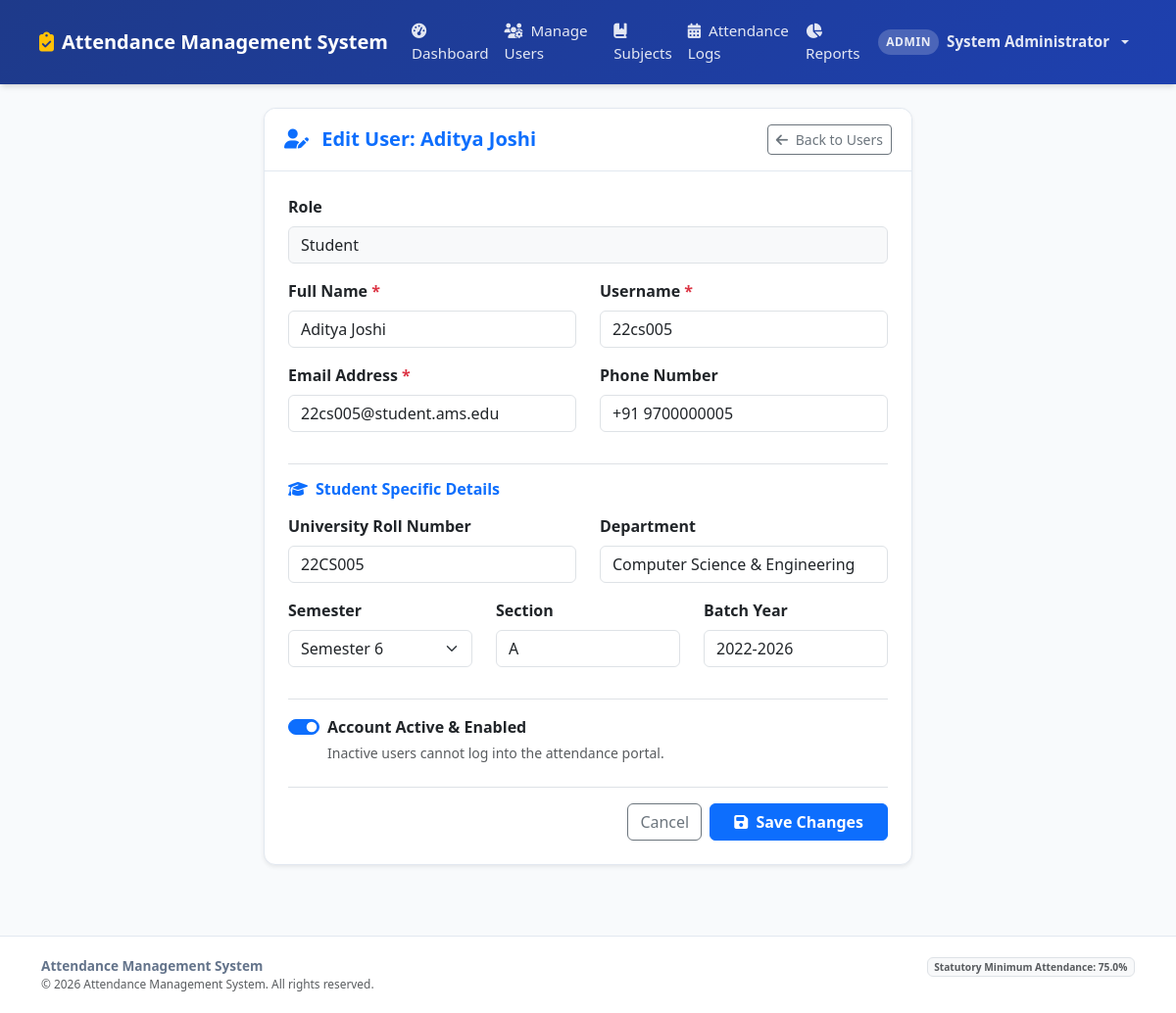
Page /admin/users/edit/11 (signed in) on the committed database.
### tables this page shows
CREATE TABLE users (
        id INTEGER PRIMARY KEY AUTOINCREMENT,
        username TEXT UNIQUE NOT NULL,
        email TEXT UNIQUE NOT NULL,
        password_hash TEXT NOT NULL,
        role TEXT NOT NULL CHECK(role IN ('admin', 'faculty', 'student')),
        full_name TEXT NOT NULL,
        phone TEXT,
        is_active INTEGER NOT NULL DEFAULT 1,
        created_at TIMESTAMP DEFAULT CURRENT_TIMESTAMP
    );

CREATE TABLE students (
        id INTEGER PRIMARY KEY AUTOINCREMENT,
        user_id INTEGER UNIQUE NOT NULL,
        roll_number TEXT UNIQUE NOT NULL,
        department TEXT NOT NULL DEFAULT 'Computer Science & Engineering',
        semester INTEGER NOT NULL DEFAULT 6,
        section TEXT NOT NULL DEFAULT 'A',
        batch_year TEXT NOT NULL DEFAULT '2022-2026',
        FOREIGN KEY (user_id) REFERENCES users(id) ON DELETE CASCADE
    );

### app.py (the view, shortened to what this page needs)
@app.route('/admin/users/edit/<int:user_id>', methods=['GET', 'POST'])
@role_required('admin')
def admin_edit_user(user_id):
    user = models.get_user_by_id(user_id)
    if not user:
        flash("User not found.", "danger")
        return redirect(url_for('admin_users'))
    subjects = models.get_all_subjects()
    return render_template('admin/user_form.html', mode='edit', user=user, subjects=subjects)

### app.py (called while the page is built, shortened)
def role_required(*allowed_roles):
    def decorator(f):
        @wraps(f)
        def decorated_function(*args, **kwargs):
            if 'user_id' not in session:
                flash("Please log in to access this page.", "warning")
                return redirect(url_for('login', next=request.url))
            user_role = session.get('role')
            return f(*args, **kwargs)
        return decorated_function
    return decorator

@app.context_processor
def inject_global_vars():
    return {
        'current_user': {
            'id': session.get('user_id'),
            'username': session.get('username'),
            'role': session.get('role'),
            'full_name': session.get('full_name'),
            'roll_number': session.get('roll_number'),
            'faculty_id': session.get('faculty_id')
        },
        'now': datetime.now(),
        'today_date': date.today().strftime('%Y-%m-%d'),
        'attendance_threshold': Config.ATTENDANCE_THRESHOLD
    }

### database.py (called while the page is built)
def get_db():
    if has_app_context():
        if 'db' not in g:
            g.db = sqlite3.connect(Config.DATABASE)
            g.db.row_factory = sqlite3.Row
            g.db.execute("PRAGMA foreign_keys = ON;")
        return g.db
    return get_standalone_db()

### models.py (called while the page is built)
def get_user_by_id(user_id):
    db = get_db()
    cursor = db.cursor()
    cursor.execute("SELECT * FROM users WHERE id = ?", (user_id,))
    user = cursor.fetchone()
    if not user:
        return None
    user_dict = dict(user)
    if user['role'] == 'student':
        cursor.execute("SELECT * FROM students WHERE user_id = ?", (user_id,))
        s_row = cursor.fetchone()
        if s_row:
            user_dict['student_details'] = dict(s_row)
    elif user['role'] == 'faculty':
        cursor.execute("SELECT * FROM faculty WHERE user_id = ?", (user_id,))
        f_row = cursor.fetchone()
        if f_row:
            user_dict['faculty_details'] = dict(f_row)
    return user_dict

### templates/admin/user_form.html (shortened to what this page needs)
{% extends 'base.html' %}
{% block content %}
<div class="row justify-content-center">
    <div class="col-lg-8 col-xl-7">
        <div class="card shadow-sm">
            <div class="card-header bg-white py-3">
                <div class="d-flex justify-content-between align-items-center">
                    <h5 class="mb-0 fw-bold text-primary">
                        <i class="fa-solid {% if mode == 'create' %}fa-user-plus{% else %}fa-user-pen{% endif %} me-2"></i>
                        {% if mode == 'create' %}Create New System User{% else %}Edit User: {{ user.full_name }}{% endif %}
                    </h5>
                    <a href="{{ url_for('admin_users') }}" class="btn btn-sm btn-outline-secondary">
                        <i class="fa-solid fa-arrow-left me-1"></i> Back to Users
                    </a>
                </div>
            </div>
            <div class="card-body p-4">
                <form method="POST">
                    {% if mode == 'create' %}
                        <div class="mb-3">
                            <label for="registrationRoleSelect" class="form-label fw-semibold">Role <span class="text-danger">*</span></label>
                            <select class="form-select" id="registrationRoleSelect" name="role" required>
                                <option value="student" selected>Student</option>
                                <option value="faculty">Faculty Member</option>
                                <option value="admin">Administrator</option>
                            </select>
                        </div>
                    {% else %}
                        <div class="mb-3">
                            <label class="form-label fw-semibold">Role</label>
                            <input type="text" class="form-control bg-light" value="{{ user.role|capitalize }}" readonly>
                        </div>
                    {% endif %}
                    <div class="row">
                        <div class="col-md-6 mb-3">
                            <label for="full_name" class="form-label fw-semibold">Full Name <span class="text-danger">*</span></label>
                            <input type="text" class="form-control" id="full_name" name="full_name" value="{{ user.full_name if user else '' }}" required>
                        </div>
                        <div class="col-md-6 mb-3">
                            <label for="username" class="form-label fw-semibold">Username <span class="text-danger">*</span></label>
                            <input type="text" class="form-control" id="username" name="username" value="{{ user.username if user else '' }}" {% if mode == 'edit' %}readonly class="bg-light"{% endif %} required>
                        </div>
                    </div>
                    <div class="row">
                        <div class="col-md-6 mb-3">
                            <label for="email" class="form-label fw-semibold">Email Address <span class="text-danger">*</span></label>
                            <input type="email" class="form-control" id="email" name="email" value="{{ user.email if user else '' }}" required>
                        </div>
                        <div class="col-md-6 mb-3">
                            <label for="phone" class="form-label fw-semibold">Phone Number</label>
                            <input type="tel" class="form-control" id="phone" name="phone" value="{{ user.phone if user else '' }}" placeholder="+91 9876543210">
                        </div>
                    </div>
                    <div id="studentSpecificFields" class="border-top pt-3 mt-3" {% if mode == 'edit' and user.role != 'student' %}style="display: none;"{% endif %}>
                        <h6 class="fw-bold text-primary mb-3"><i class="fa-solid fa-graduation-cap me-2"></i>Student Specific Details</h6>
                        <div class="row">
                            <div class="col-md-6 mb-3">
                                <label for="roll_number" class="form-label fw-semibold">University Roll Number</label>
                                <input type="text" class="form-control text-uppercase" id="roll_number" name="roll_number" value="{{ user.student_details.roll_number if user and user.student_details else '' }}" placeholder="e.g. 22CS046">
                            </div>
                            <div class="col-md-6 mb-3">
                                <label for="department" class="form-label fw-semibold">Department</label>
                                <input type="text" class="form-control" id="department" name="department" value="{{ user.student_details.department if user and user.student_details else 'Computer Science & Engineering' }}">
                            </div>
                        </div>
                        <div class="row">
                            <div class="col-md-4 mb-3">
                                <label for="semester" class="form-label fw-semibold">Semester</label>
                                <select class="form-select" id="semester" name="semester">
                                    {% for s in range(1, 9) %}
                                        <option value="{{ s }}" {% if user and user.student_details and user.student_details.semester == s or (not user and s == 6) %}selected{% endif %}>Semester {{ s }}</option>
                                    {% endfor %}
                                </select>
                            </div>
                            <div class="col-md-4 mb-3">
                                <label for="section" class="form-label fw-semibold">Section</label>
                                <input type="text" class="form-control" id="section" name="section" value="{{ user.student_details.section if user and user.student_details else 'A' }}">
                            </div>
                            <div class="col-md-4 mb-3">
                                <label for="batch_year" class="form-label fw-semibold">Batch Year</label>
                                <input type="text" class="form-control" id="batch_year" name="batch_year" value="{{ user.student_details.batch_year if user and user.student_details else '2022-2026' }}">
                            </div>
                        </div>
                    </div>
                    {% if mode == 'edit' %}
                        <div class="border-top pt-3 mt-3">
                            <div class="form-check form-switch">
                                <input class="form-check-input" type="checkbox" id="is_active" name="is_active" value="1" {% if user.is_active %}checked{% endif %}>
                                <label class="form-check-label fw-semibold" for="is_active">Account Active & Enabled</label>
                                <div class="form-text">Inactive users cannot log into the attendance portal.</div>
                            </div>
                        </div>
                    {% endif %}
                    <div class="d-flex justify-content-end gap-2 mt-4 pt-3 border-top">
                        <a href="{{ url_for('admin_users') }}" class="btn btn-outline-secondary">Cancel</a>
                        <button type="submit" class="btn btn-primary fw-semibold px-4">
                            <i class="fa-solid fa-floppy-disk me-1"></i> {% if mode == 'create' %}Create User{% else %}Save Changes{% endif %}
                        </button>
                    </div>
                </form>
            </div>
        </div>
    </div>
</div>
{% endblock %}

### static/css/style.css (style rules this page uses)
:root { --primary-color: #1e3a8a; --primary-hover: #172554; --primary-light: #eff6ff; --secondary-color: #475569; --success-color: #059669; --success-light: #ecfdf5; --danger-color: #dc2626; --danger-light: #fef2f2; --warning-color: #d97706; --warning-light: #fffbeb; --info-color: #0284c7; --bg-page: #f8fafc; --card-bg: #ffffff; --text-primary: #1e293b; --text-muted: #64748b; --border-color: #e2e8f0; --shadow-sm: 0 1px 2px 0 rgb(0 0 0 / 0.05); --shadow-md: 0 4px 6px -1px rgb(0 0 0 / 0.1), 0 2px 4px -2px rgb(0 0 0 / 0.1); --shadow-lg: 0 10px 15px -3px rgb(0 0 0 / 0.1), 0 4px 6px -4px rgb(0 0 0 / 0.1); --radius-sm: 0.375rem; --radius-md: 0.5rem; --radius-lg: 0.75rem; }
body { font-family: 'Segoe UI', system-ui, -apple-system, BlinkMacSystemFont, Roboto, sans-serif; background-color: var(--bg-page); color: var(--text-primary); min-height: 100vh; display: flex; flex-direction: column; }
.card { border: 1px solid var(--border-color); border-radius: var(--radius-lg); box-shadow: var(--shadow-sm); background-color: var(--card-bg); transition: transform 0.2s ease, box-shadow 0.2s ease; }
.card-header { background-color: #ffffff; border-bottom: 1px solid var(--border-color); font-weight: 600; padding: 1rem 1.25rem; border-top-left-radius: var(--radius-lg) !important; border-top-right-radius: var(--radius-lg) !important; }

### rows in the picture
users: full_name "Aditya Joshi", role "Student", username "22cs005", email "22cs005@student.ams.edu", phone "+91 9700000005", is_active "☑"
students: roll_number "22CS005", department "Computer Science & Engineering", semester "Semester 6", section "A", batch_year "2022-2026"

### other values in the picture
{{ current_user.role }} "ADMIN"
{{ current_user.full_name }} "System Administrator"
{{ attendance_threshold }} "75.0"
